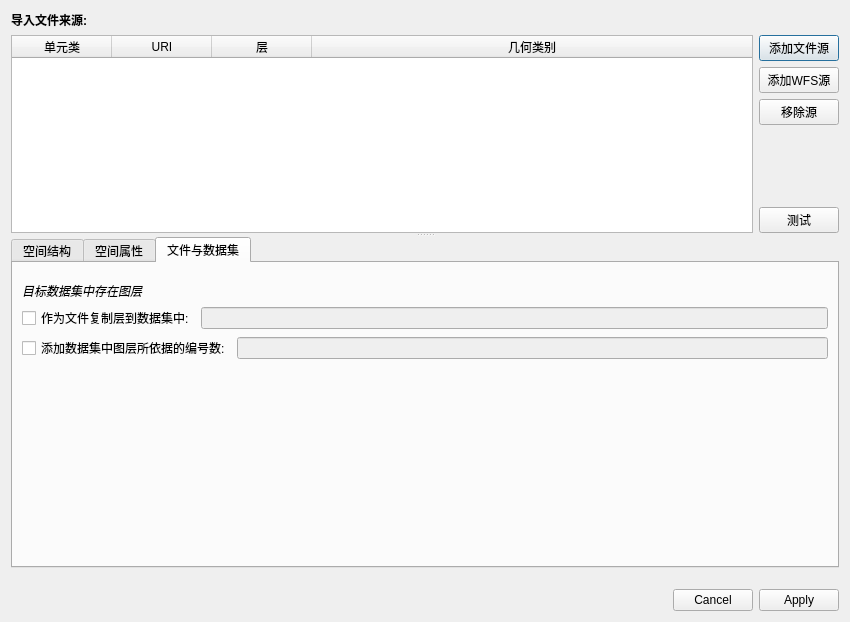
<?xml version="1.0" encoding="UTF-8"?>
<ui version="4.0">
 <class>OGRGDALDialog</class>
 <widget class="QDialog" name="OGRGDALDialog">
  <property name="geometry">
   <rect>
    <x>0</x>
    <y>0</y>
    <width>850</width>
    <height>622</height>
   </rect>
  </property>
  <property name="windowTitle">
   <string notr="true">Dialog</string>
  </property>
  <layout class="QVBoxLayout" name="verticalLayout_4">
   <property name="spacing">
    <number>12</number>
   </property>
   <item>
    <widget class="QWidget" name="widget" native="true">
     <layout class="QVBoxLayout" name="verticalLayout">
      <property name="leftMargin">
       <number>0</number>
      </property>
      <property name="topMargin">
       <number>0</number>
      </property>
      <property name="rightMargin">
       <number>0</number>
      </property>
      <item>
       <widget class="QSplitter" name="splitter">
        <property name="orientation">
         <enum>Qt::Vertical</enum>
        </property>
        <widget class="QWidget" name="widget_2" native="true">
         <layout class="QVBoxLayout" name="verticalLayout_2">
          <property name="leftMargin">
           <number>0</number>
          </property>
          <property name="rightMargin">
           <number>0</number>
          </property>
          <item>
           <widget class="QLabel" name="label">
            <property name="font">
             <font>
              <weight>75</weight>
              <bold>true</bold>
             </font>
            </property>
            <property name="text">
             <string>导入文件来源:</string>
            </property>
           </widget>
          </item>
          <item>
           <layout class="QHBoxLayout" name="horizontalLayout">
            <item>
             <widget class="QTableWidget" name="SourcesTableWidget">
              <property name="editTriggers">
               <set>QAbstractItemView::NoEditTriggers</set>
              </property>
              <property name="selectionMode">
               <enum>QAbstractItemView::SingleSelection</enum>
              </property>
              <property name="selectionBehavior">
               <enum>QAbstractItemView::SelectRows</enum>
              </property>
              <property name="textElideMode">
               <enum>Qt::ElideRight</enum>
              </property>
              <attribute name="horizontalHeaderStretchLastSection">
               <bool>true</bool>
              </attribute>
              <attribute name="verticalHeaderVisible">
               <bool>false</bool>
              </attribute>
              <column>
               <property name="text">
                <string>单元类</string>
               </property>
              </column>
              <column>
               <property name="text">
                <string>URI</string>
               </property>
              </column>
              <column>
               <property name="text">
                <string>层</string>
               </property>
              </column>
              <column>
               <property name="text">
                <string>几何类别</string>
               </property>
              </column>
             </widget>
            </item>
            <item>
             <layout class="QVBoxLayout" name="verticalLayout_5">
              <item>
               <widget class="QPushButton" name="AddFileButton">
                <property name="text">
                 <string>添加文件源</string>
                </property>
               </widget>
              </item>
              <item>
               <widget class="QPushButton" name="AddWFSButton">
                <property name="text">
                 <string>添加WFS源</string>
                </property>
               </widget>
              </item>
              <item>
               <widget class="QPushButton" name="RemoveButton">
                <property name="text">
                 <string>移除源</string>
                </property>
               </widget>
              </item>
              <item>
               <spacer name="verticalSpacer">
                <property name="orientation">
                 <enum>Qt::Vertical</enum>
                </property>
                <property name="sizeHint" stdset="0">
                 <size>
                  <width>20</width>
                  <height>40</height>
                 </size>
                </property>
               </spacer>
              </item>
              <item>
               <widget class="QPushButton" name="PrecheckButton">
                <property name="text">
                 <string>测试</string>
                </property>
               </widget>
              </item>
             </layout>
            </item>
           </layout>
          </item>
         </layout>
        </widget>
        <widget class="QWidget" name="widget_3" native="true">
         <layout class="QVBoxLayout" name="verticalLayout_3">
          <property name="leftMargin">
           <number>0</number>
          </property>
          <property name="rightMargin">
           <number>0</number>
          </property>
          <item>
           <widget class="QTabWidget" name="ConfigTabWidget">
            <property name="currentIndex">
             <number>2</number>
            </property>
            <widget class="QWidget" name="StructureTab">
             <attribute name="title">
              <string>空间结构</string>
             </attribute>
             <layout class="QVBoxLayout" name="verticalLayout_7">
              <item>
               <spacer name="verticalSpacer_7">
                <property name="orientation">
                 <enum>Qt::Vertical</enum>
                </property>
                <property name="sizeType">
                 <enum>QSizePolicy::Fixed</enum>
                </property>
                <property name="sizeHint" stdset="0">
                 <size>
                  <width>20</width>
                  <height>10</height>
                 </size>
                </property>
               </spacer>
              </item>
              <item>
               <layout class="QHBoxLayout" name="horizontalLayout_5">
                <item>
                 <widget class="QLabel" name="label_2">
                  <property name="text">
                   <string>创建单元类:</string>
                  </property>
                 </widget>
                </item>
                <item>
                 <widget class="QLineEdit" name="UnitsClassLineEdit"/>
                </item>
                <item>
                 <spacer name="horizontalSpacer_3">
                  <property name="orientation">
                   <enum>Qt::Horizontal</enum>
                  </property>
                  <property name="sizeHint" stdset="0">
                   <size>
                    <width>40</width>
                    <height>20</height>
                   </size>
                  </property>
                 </spacer>
                </item>
               </layout>
              </item>
              <item>
               <layout class="QHBoxLayout" name="horizontalLayout_7" stretch="0,1">
                <item>
                 <widget class="QLabel" name="label_7">
                  <property name="font">
                   <font>
                    <italic>true</italic>
                   </font>
                  </property>
                  <property name="text">
                   <string>单元ID将包含在层的&quot;OFLD_ID&quot;域中</string>
                  </property>
                 </widget>
                </item>
                <item>
                 <spacer name="horizontalSpacer_4">
                  <property name="orientation">
                   <enum>Qt::Horizontal</enum>
                  </property>
                  <property name="sizeHint" stdset="0">
                   <size>
                    <width>40</width>
                    <height>20</height>
                   </size>
                  </property>
                 </spacer>
                </item>
               </layout>
              </item>
              <item>
               <spacer name="verticalSpacer_9">
                <property name="orientation">
                 <enum>Qt::Vertical</enum>
                </property>
                <property name="sizeType">
                 <enum>QSizePolicy::Fixed</enum>
                </property>
                <property name="sizeHint" stdset="0">
                 <size>
                  <width>20</width>
                  <height>10</height>
                 </size>
                </property>
               </spacer>
              </item>
              <item>
               <layout class="QHBoxLayout" name="horizontalLayout_9" stretch="0,1,1">
                <item>
                 <widget class="QLabel" name="label_8">
                  <property name="text">
                   <string>单元处理顺序的字段:</string>
                  </property>
                 </widget>
                </item>
                <item>
                 <widget class="QComboBox" name="PcsOrdComboBox"/>
                </item>
                <item>
                 <spacer name="horizontalSpacer_5">
                  <property name="orientation">
                   <enum>Qt::Horizontal</enum>
                  </property>
                  <property name="sizeHint" stdset="0">
                   <size>
                    <width>40</width>
                    <height>20</height>
                   </size>
                  </property>
                 </spacer>
                </item>
               </layout>
              </item>
              <item>
               <spacer name="verticalSpacer_3">
                <property name="orientation">
                 <enum>Qt::Vertical</enum>
                </property>
                <property name="sizeType">
                 <enum>QSizePolicy::Fixed</enum>
                </property>
                <property name="sizeHint" stdset="0">
                 <size>
                  <width>20</width>
                  <height>10</height>
                 </size>
                </property>
               </spacer>
              </item>
              <item>
               <widget class="QFrame" name="frame">
                <property name="frameShape">
                 <enum>QFrame::HLine</enum>
                </property>
                <property name="frameShadow">
                 <enum>QFrame::Sunken</enum>
                </property>
               </widget>
              </item>
              <item>
               <spacer name="verticalSpacer_6">
                <property name="orientation">
                 <enum>Qt::Vertical</enum>
                </property>
                <property name="sizeType">
                 <enum>QSizePolicy::Fixed</enum>
                </property>
                <property name="sizeHint" stdset="0">
                 <size>
                  <width>20</width>
                  <height>10</height>
                 </size>
                </property>
               </spacer>
              </item>
              <item>
               <layout class="QHBoxLayout" name="horizontalLayout_6" stretch="0,1,1">
                <item>
                 <widget class="QLabel" name="label_3">
                  <property name="sizePolicy">
                   <sizepolicy hsizetype="Maximum" vsizetype="Preferred">
                    <horstretch>0</horstretch>
                    <verstretch>0</verstretch>
                   </sizepolicy>
                  </property>
                  <property name="text">
                   <string>下游单元编号的字段:</string>
                  </property>
                 </widget>
                </item>
                <item>
                 <widget class="QComboBox" name="ToConnectComboBox"/>
                </item>
                <item>
                 <spacer name="horizontalSpacer">
                  <property name="orientation">
                   <enum>Qt::Horizontal</enum>
                  </property>
                  <property name="sizeHint" stdset="0">
                   <size>
                    <width>40</width>
                    <height>20</height>
                   </size>
                  </property>
                 </spacer>
                </item>
               </layout>
              </item>
              <item>
               <layout class="QHBoxLayout" name="horizontalLayout_3" stretch="0,1,1">
                <item>
                 <widget class="QLabel" name="label_4">
                  <property name="sizePolicy">
                   <sizepolicy hsizetype="Maximum" vsizetype="Preferred">
                    <horstretch>0</horstretch>
                    <verstretch>0</verstretch>
                   </sizepolicy>
                  </property>
                  <property name="text">
                   <string>上游单元编号的字段:</string>
                  </property>
                 </widget>
                </item>
                <item>
                 <widget class="QComboBox" name="ChildofConnectComboBox"/>
                </item>
                <item>
                 <spacer name="horizontalSpacer_2">
                  <property name="orientation">
                   <enum>Qt::Horizontal</enum>
                  </property>
                  <property name="sizeHint" stdset="0">
                   <size>
                    <width>40</width>
                    <height>20</height>
                   </size>
                  </property>
                 </spacer>
                </item>
               </layout>
              </item>
              <item>
               <spacer name="verticalSpacer_4">
                <property name="orientation">
                 <enum>Qt::Vertical</enum>
                </property>
                <property name="sizeHint" stdset="0">
                 <size>
                  <width>20</width>
                  <height>40</height>
                 </size>
                </property>
               </spacer>
              </item>
             </layout>
            </widget>
            <widget class="QWidget" name="AttributesTab">
             <attribute name="title">
              <string>空间属性</string>
             </attribute>
             <layout class="QVBoxLayout" name="verticalLayout_10">
              <item>
               <layout class="QHBoxLayout" name="horizontalLayout_8" stretch="2,0,3">
                <property name="spacing">
                 <number>15</number>
                </property>
                <item>
                 <layout class="QVBoxLayout" name="verticalLayout_8">
                  <property name="spacing">
                   <number>6</number>
                  </property>
                  <item>
                   <widget class="QLabel" name="label_5">
                    <property name="text">
                     <string>下列域将被作为属性导入:</string>
                    </property>
                   </widget>
                  </item>
                  <item>
                   <widget class="QListWidget" name="AttributesListWidget">
                    <property name="editTriggers">
                     <set>QAbstractItemView::NoEditTriggers</set>
                    </property>
                    <property name="selectionMode">
                     <enum>QAbstractItemView::NoSelection</enum>
                    </property>
                    <property name="selectionBehavior">
                     <enum>QAbstractItemView::SelectItems</enum>
                    </property>
                   </widget>
                  </item>
                 </layout>
                </item>
                <item>
                 <widget class="QFrame" name="frame_2">
                  <property name="frameShape">
                   <enum>QFrame::VLine</enum>
                  </property>
                  <property name="frameShadow">
                   <enum>QFrame::Sunken</enum>
                  </property>
                 </widget>
                </item>
                <item>
                 <layout class="QVBoxLayout" name="verticalLayout_9">
                  <item>
                   <widget class="QLabel" name="label_6">
                    <property name="text">
                     <string>从数据源中计算的属性:</string>
                    </property>
                   </widget>
                  </item>
                  <item>
                   <widget class="QLabel" name="label_9">
                    <property name="font">
                     <font>
                      <italic>true</italic>
                     </font>
                    </property>
                    <property name="styleSheet">
                     <string notr="true">color : #909090;</string>
                    </property>
                    <property name="text">
                     <string>属性计算的正确性和精确性极度依赖于源层采用的协调系统</string>
                    </property>
                    <property name="alignment">
                     <set>Qt::AlignCenter</set>
                    </property>
                    <property name="wordWrap">
                     <bool>true</bool>
                    </property>
                    <property name="margin">
                     <number>0</number>
                    </property>
                   </widget>
                  </item>
                  <item>
                   <layout class="QHBoxLayout" name="horizontalLayout_10">
                    <item>
                     <widget class="QCheckBox" name="ComputeAreaCheckBox">
                      <property name="text">
                       <string>面积</string>
                      </property>
                     </widget>
                    </item>
                    <item>
                     <widget class="QLineEdit" name="ComputeAreaLineEdit">
                      <property name="enabled">
                       <bool>false</bool>
                      </property>
                      <property name="text">
                       <string/>
                      </property>
                     </widget>
                    </item>
                   </layout>
                  </item>
                  <item>
                   <layout class="QHBoxLayout" name="horizontalLayout_11">
                    <item>
                     <widget class="QCheckBox" name="ComputeLengthCheckBox">
                      <property name="text">
                       <string>长度</string>
                      </property>
                     </widget>
                    </item>
                    <item>
                     <widget class="QLineEdit" name="ComputeLengthLineEdit">
                      <property name="enabled">
                       <bool>false</bool>
                      </property>
                      <property name="text">
                       <string/>
                      </property>
                     </widget>
                    </item>
                   </layout>
                  </item>
                  <item>
                   <layout class="QHBoxLayout" name="horizontalLayout_12">
                    <item>
                     <widget class="QCheckBox" name="ComputeXCentroidCheckBox">
                      <property name="text">
                       <string>形心X坐标</string>
                      </property>
                     </widget>
                    </item>
                    <item>
                     <widget class="QLineEdit" name="ComputeXCentroidLineEdit">
                      <property name="enabled">
                       <bool>false</bool>
                      </property>
                      <property name="text">
                       <string/>
                      </property>
                     </widget>
                    </item>
                   </layout>
                  </item>
                  <item>
                   <layout class="QHBoxLayout" name="horizontalLayout_13">
                    <item>
                     <widget class="QCheckBox" name="ComputeYCentroidCheckBox">
                      <property name="text">
                       <string>形心Y坐标</string>
                      </property>
                     </widget>
                    </item>
                    <item>
                     <widget class="QLineEdit" name="ComputeYCentroidLineEdit">
                      <property name="enabled">
                       <bool>false</bool>
                      </property>
                      <property name="text">
                       <string/>
                      </property>
                     </widget>
                    </item>
                   </layout>
                  </item>
                  <item>
                   <layout class="QHBoxLayout" name="horizontalLayout_14">
                    <item>
                     <widget class="QCheckBox" name="ComputeZCentroidCheckBox">
                      <property name="text">
                       <string>形心Z坐标</string>
                      </property>
                     </widget>
                    </item>
                    <item>
                     <widget class="QLineEdit" name="ComputeZCentroidLineEdit">
                      <property name="enabled">
                       <bool>false</bool>
                      </property>
                      <property name="text">
                       <string/>
                      </property>
                     </widget>
                    </item>
                   </layout>
                  </item>
                  <item>
                   <spacer name="verticalSpacer_5">
                    <property name="orientation">
                     <enum>Qt::Vertical</enum>
                    </property>
                    <property name="sizeType">
                     <enum>QSizePolicy::Expanding</enum>
                    </property>
                    <property name="sizeHint" stdset="0">
                     <size>
                      <width>20</width>
                      <height>10</height>
                     </size>
                    </property>
                   </spacer>
                  </item>
                 </layout>
                </item>
               </layout>
              </item>
             </layout>
            </widget>
            <widget class="QWidget" name="FilesDatastoreTab">
             <attribute name="title">
              <string>文件与数据集</string>
             </attribute>
             <layout class="QVBoxLayout" name="verticalLayout_6">
              <item>
               <spacer name="verticalSpacer_8">
                <property name="orientation">
                 <enum>Qt::Vertical</enum>
                </property>
                <property name="sizeType">
                 <enum>QSizePolicy::Fixed</enum>
                </property>
                <property name="sizeHint" stdset="0">
                 <size>
                  <width>20</width>
                  <height>10</height>
                 </size>
                </property>
               </spacer>
              </item>
              <item>
               <widget class="QLabel" name="InDatasetLabel">
                <property name="font">
                 <font>
                  <italic>true</italic>
                 </font>
                </property>
                <property name="text">
                 <string>目标数据集中存在图层</string>
                </property>
               </widget>
              </item>
              <item>
               <layout class="QHBoxLayout" name="horizontalLayout_4">
                <property name="topMargin">
                 <number>0</number>
                </property>
                <item>
                 <widget class="QCheckBox" name="DatasetImportCheckBox">
                  <property name="enabled">
                   <bool>true</bool>
                  </property>
                  <property name="text">
                   <string>作为文件复制层到数据集中:</string>
                  </property>
                 </widget>
                </item>
                <item>
                 <widget class="QLineEdit" name="DatasetImportLineEdit">
                  <property name="enabled">
                   <bool>false</bool>
                  </property>
                 </widget>
                </item>
               </layout>
              </item>
              <item>
               <layout class="QHBoxLayout" name="horizontalLayout_2">
                <item>
                 <widget class="QCheckBox" name="DatastoreIDCheckBox">
                  <property name="enabled">
                   <bool>true</bool>
                  </property>
                  <property name="text">
                   <string>添加数据集中图层所依据的编号数:</string>
                  </property>
                 </widget>
                </item>
                <item>
                 <widget class="QLineEdit" name="DatastoreIDLineEdit">
                  <property name="enabled">
                   <bool>false</bool>
                  </property>
                 </widget>
                </item>
               </layout>
              </item>
              <item>
               <spacer name="verticalSpacer_2">
                <property name="orientation">
                 <enum>Qt::Vertical</enum>
                </property>
                <property name="sizeHint" stdset="0">
                 <size>
                  <width>20</width>
                  <height>40</height>
                 </size>
                </property>
               </spacer>
              </item>
             </layout>
            </widget>
           </widget>
          </item>
         </layout>
        </widget>
       </widget>
      </item>
     </layout>
    </widget>
   </item>
   <item>
    <widget class="QDialogButtonBox" name="ButtonBox">
     <property name="standardButtons">
      <set>QDialogButtonBox::Apply|QDialogButtonBox::Cancel</set>
     </property>
    </widget>
   </item>
  </layout>
 </widget>
 <resources/>
 <connections/>
</ui>
